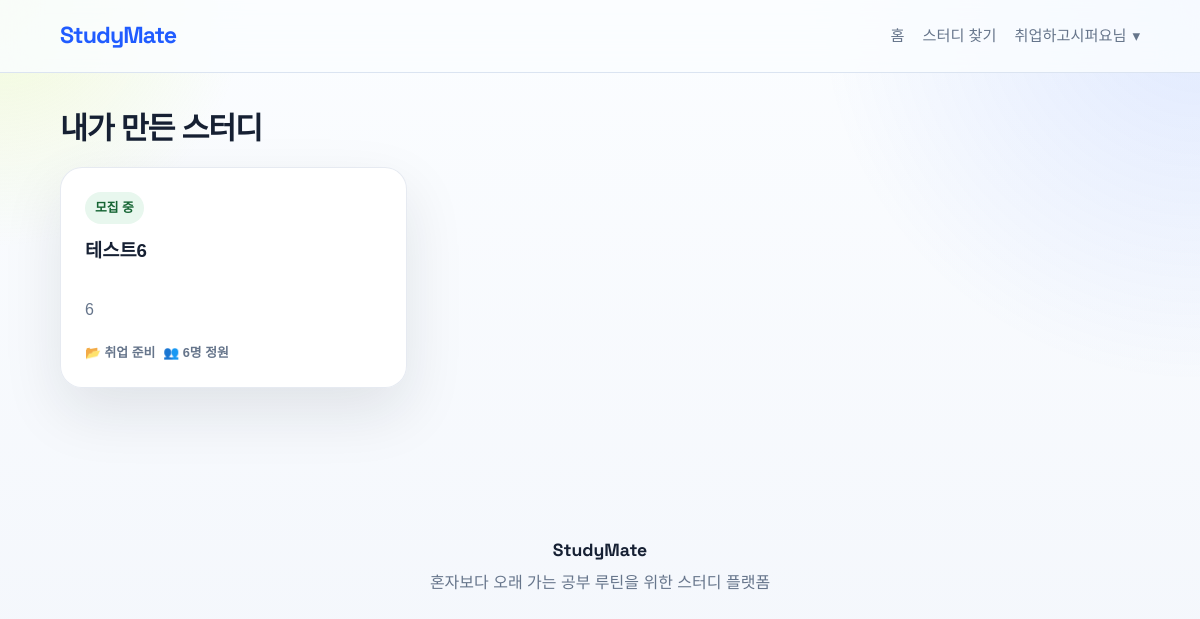
/myposts (signed in), run on the app's committed database.
### models.py (models this page shows, shortened)
class User(db.Model):
    __tablename__ = "user"
    id = db.Column(db.Integer, primary_key=True)
    userid = db.Column(db.String(50), unique=True, nullable=False)
    password = db.Column(db.String(200), nullable=False)
    nickname = db.Column(db.String(50), unique=True, nullable=False)
    email = db.Column(db.String(100), unique=True, nullable=False)
    bio = db.Column(db.String(100), nullable=True)
    studies = db.relationship("Study", back_populates="author", lazy=True)
    comments = db.relationship("Comment", back_populates="author", lazy=True)
    enrollments = db.relationship("Enrollment", back_populates="user", lazy=True)
    chat_messages = db.relationship("ChatMessage", back_populates="user", lazy=True)

class Study(db.Model):
    __tablename__ = "study"
    id = db.Column(db.Integer, primary_key=True)
    title = db.Column(db.String(200), nullable=False)
    category = db.Column(db.String(50), nullable=False)
    member_count = db.Column(db.Integer, nullable=False)
    content = db.Column(db.Text, nullable=False)
    date = db.Column(db.DateTime, default=get_kst_now, nullable=False)
    writer = db.Column(db.String(50), nullable=False)
    author_id = db.Column(db.Integer, db.ForeignKey("user.id"), nullable=True)
    chat_link = db.Column(db.String(300), nullable=True)
    is_closed = db.Column(db.Boolean, default=False, nullable=False)
    author = db.relationship("User", back_populates="studies")
    comments = db.relationship(
        "Comment",
        back_populates="study",
        cascade="all, delete-orphan",
        lazy=True,
        order_by="Comment.date.asc()",
    )
    enrollments = db.relationship(
        "Enrollment",
        back_populates="study",
        cascade="all, delete-orphan",
        lazy=True,
        order_by="Enrollment.date.desc()",
    )
    chat_messages = db.relationship(
        "ChatMessage",
        back_populates="study",
        cascade="all, delete-orphan",
        lazy=True,
        order_by="ChatMessage.date.asc()",
    )

### app.py (the view)
@app.route("/myposts")
def my_posts():
    user = get_current_user()
    if not user:
        flash("로그인이 필요합니다.", "error")
        return redirect(url_for("login"))
    studies = get_author_studies_query(user).order_by(Study.date.desc()).all()
    return render_template("mypost.html", studies=studies)

### app.py (called while the page is built)
def get_current_user():
    if hasattr(g, "current_user"):
        return g.current_user
    session_userid = session.get("user_id")
    user = User.query.filter_by(userid=session_userid).first() if session_userid else None
    if session_userid and user is None:
        session.clear()
    g.current_user = user
    return user

def get_csrf_token():
    token = session.get("_csrf_token")
    if not token:
        token = secrets.token_hex(32)
        session["_csrf_token"] = token
    return token

def get_author_studies_query(user):
    return Study.query.filter(
        or_(
            Study.author_id == user.id,
            and_(Study.author_id.is_(None), Study.writer == user.nickname),
        )
    )

@app.before_request
def load_user_and_protect_forms():
    get_current_user()
    if request.method == "POST":
        session_token = session.get("_csrf_token")
        submitted_token = request.form.get("_csrf_token") or request.headers.get("X-CSRFToken")
        if not session_token or session_token != submitted_token:
            abort(400, description="잘못된 요청입니다.")

@app.context_processor
def inject_template_globals():
    user = get_current_user()
    return {
        "csrf_token": get_csrf_token(),
        "current_user": user,
        "user_nickname": user.nickname if user else None,
        "study_categories": STUDY_CATEGORIES,
    }

### templates/mypost.html (shortened to what this page needs)
{% extends "base.html" %}
{% block content %}
<section>
    <div class="section-heading">
        <h2>내가 만든 스터디</h2>
    </div>
    <div class="study-list">
        {% for study in studies %}
            <a href="{{ url_for('study_detail', study_id=study.id) }}" class="card-link">
                <article class="card">
                    <div class="card-top">
                        <span class="card-status {% if study.is_closed %}closed{% endif %}">
                            {% if study.is_closed %}모집 마감{% else %}모집 중{% endif %}
                        </span>
                        <h3>{{ study.title }}</h3>
                        <p class="card-body">{{ study.content[:90] }}{% if study.content|length > 90 %}...{% endif %}</p>
                    </div>
                    <div class="card-meta">
                        <span class="meta-line">📂 {{ study.category }}</span>
                        <span class="meta-line">👥 {{ study.member_count }}명 정원</span>
                    </div>
                </article>
            </a>
        {% endfor %}
    </div>
</section>
{% endblock %}

### templates/base.html (shortened to what this page needs)
<!DOCTYPE html>
<html lang="ko">
<head>
    <link rel="stylesheet" href="{{ url_for('static', filename='css/style.css') }}">
</head>
<body class="{% block body_class %}{% endblock %}">
    <header class="site-header">
        <div class="nav-container">
            <a href="{{ url_for('home') }}" class="logo">StudyMate</a>
            <nav class="nav-menu" aria-label="Primary">
                <a href="{{ url_for('home') }}" class="{% if request.endpoint == 'home' %}active{% endif %}">홈</a>
                <a href="{{ url_for('study') }}" class="{% if request.endpoint in ['study', 'study_detail', 'studywrite', 'study_edit'] %}active{% endif %}">스터디 찾기</a>
                {% if current_user %}
                    <div class="user-dropdown">
                        <button type="button" class="user-btn" data-dropdown-toggle>
                            {{ current_user.nickname }}님 <span class="arrow">▾</span>
                        </button>
                    </div>
                {% else %}
                    <div class="auth-link-group" aria-label="로그인 또는 회원가입">
                        <a href="{{ url_for('login') }}" class="{% if request.endpoint == 'login' %}active{% endif %}">로그인</a>
                        <span>/</span>
                        <a href="{{ url_for('signup') }}" class="{% if request.endpoint == 'signup' %}active{% endif %}">회원가입</a>
                    </div>
                {% endif %}
            </nav>
        </div>
    </header>
    <main>
        {% block content %}{% endblock %}
    </main>
    <footer class="site-footer">
        <div class="footer-inner">
            <p class="footer-brand">StudyMate</p>
            <p>혼자보다 오래 가는 공부 루틴을 위한 스터디 플랫폼</p>
        </div>
    </footer>
</body>
</html>

### static/css/style.css (style rules this page uses)
:root { --bg: #f4f7fc; --surface: #ffffff; --surface-muted: #eef4ff; --line: #d8e2f0; --text: #162033; --text-muted: #66758b; --primary: #205cff; --primary-dark: #1547d1; --accent: #d6f46b; --accent-soft: #fff0ea; --success-bg: #e8f7ee; --success-text: #166534; --warning-bg: #fff4d6; --warning-text: #92400e; --danger-bg: #ffe7e7; --danger-text: #b42318; --shadow: 0 24px 60px rgba(17, 25, 40, 0.1); --radius: 22px; }
* { box-sizing: border-box; }
body { margin: 0; background: radial-gradient(circle at top left, rgba(214, 244, 107, 0.26), transparent 18%), radial-gradient(circle at top right, rgba(32, 92, 255, 0.12), transparent 28%), linear-gradient(180deg, #fbfdff 0%, var(--bg) 100%); color: var(--text); font-family: "Noto Sans KR", sans-serif; line-height: 1.6; }
a { color: inherit; text-decoration: none; }
button, input, select, textarea { font: inherit; }
.site-header, header { position: sticky; top: 0; z-index: 1000; backdrop-filter: blur(18px); background: rgba(251, 253, 255, 0.82); border-bottom: 1px solid rgba(216, 226, 240, 0.92); }
.nav-container { max-width: 1120px; margin: 0 auto; padding: 0 20px; min-height: 72px; display: flex; align-items: center; justify-content: space-between; gap: 20px; }
.logo { color: var(--primary); font-family: "Space Grotesk", "Noto Sans KR", sans-serif; font-weight: 700; font-size: 1.45rem; letter-spacing: -0.04em; text-transform: none; }
.nav-menu { display: flex; align-items: center; gap: 18px; }
.nav-menu > a, .user-btn { color: var(--text-muted); font-size: 0.95rem; transition: color 0.2s ease, opacity 0.2s ease; }
.user-dropdown { position: relative; }
.user-btn { display: inline-flex; align-items: center; gap: 6px; background: none; border: 0; cursor: pointer; padding: 0; }
main { max-width: 1120px; margin: 0 auto; padding: 36px 20px 72px; }
section { margin-bottom: 48px; }
h1, h2, h3, h4, p { margin-top: 0; }
h1, h2, .plain-title { letter-spacing: -0.04em; }
h2 { font-size: 1.9rem; line-height: 1.25; margin-bottom: 0; }
.section-heading { display: flex; align-items: center; justify-content: space-between; gap: 16px; margin-bottom: 20px; }
.hero-copy, .hero-panel, .filter-panel, .card, .profile-section, .profile-header, .detail-header, .owner-panel { background: rgba(255, 255, 255, 0.92); border: 1px solid rgba(228, 232, 240, 0.9); border-radius: var(--radius); box-shadow: var(--shadow); }
.study-list { display: grid; grid-template-columns: repeat(3, minmax(0, 1fr)); gap: 20px; }
.card-link { display: block; }
.card { height: 100%; padding: 24px; display: flex; flex-direction: column; justify-content: space-between; gap: 20px; }
.card-top { display: grid; gap: 12px; }
.card-body { color: var(--text-muted); margin-bottom: 0; }
.card-meta, .tag-row { display: flex; flex-wrap: wrap; gap: 8px; }
.meta-line, .tag, .card-status, .status-badge { display: inline-flex; align-items: center; border-radius: 999px; font-size: 0.8rem; font-weight: 700; }
.meta-line { color: var(--text-muted); }
.tag, .card-status { padding: 6px 10px; }
.card-status { width: fit-content; background: #e8f7ee; color: var(--success-text); }

### static/css/chat.css (style rules this page uses)
.site-footer, footer { padding: 28px 20px 48px; text-align: center; color: var(--text-muted); }
.footer-inner { max-width: 1120px; margin: 0 auto; }
.footer-brand { margin-bottom: 6px; color: var(--text); font-family: "Space Grotesk", "Noto Sans KR", sans-serif; font-size: 1.1rem; font-weight: 700; }

### data on the page
User: nickname "취업하고시퍼요"
Study: is_closed "모집 중", title "테스트6", content "6", category "취업 준비", member_count "6"
